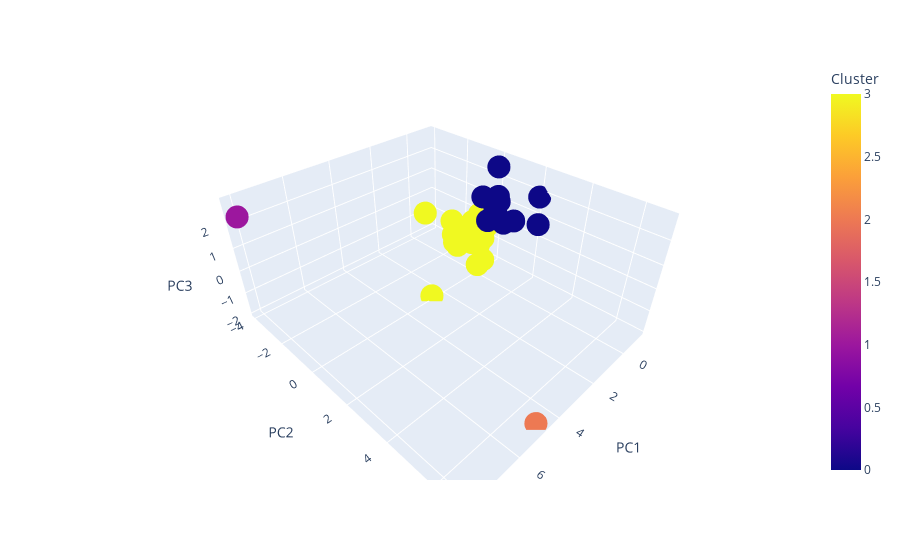

The cell this chart's notebook holds for it:
### Code cell
import plotly.express as px 
df = df_market_data_pca_predictions.reset_index()
fig = px.scatter_3d(df, x = "PC1", y= "PC2", z = "PC3",
                    color= "Cluster", hover_data=["coin_id"])
fig.show()

### Figure 1 — Plotly figure (JSON) as saved in the notebook; plotly's stock layout.template omitted (floating-point values rounded to 4 significant figures)
{"data": [{"customdata": [["bitcoin"], ["ethereum"], ["tether"], ["ripple"], ["bitcoin-cash"], ["binancecoin"], ["chainlink"], ["cardano"], ["litecoin"], ["bitcoin-cash-sv"], ["crypto-com-chain"], ["usd-coin"], ["eos"], ["monero"], ["tron"], ["tezos"], ["okb"], ["stellar"], ["cosmos"], ["cdai"], ["neo"], ["wrapped-bitcoin"], ["leo-token"], ["huobi-token"], ["nem"], ["binance-usd"], ["iota"], ["vechain"], ["zcash"], ["theta-token"], ["dash"], ["ethereum-classic"], ["ethlend"], ["maker"], ["havven"], ["omisego"], ["celsius-degree-token"], ["ontology"], ["ftx-token"], ["true-usd"], ["digibyte"]], "hovertemplate": "PC1=%{x}<br>PC2=%{y}<br>PC3=%{z}<br>coin_id=%{customdata[0]}<br>Cluster=%{marker.color}<extra></extra>", "legendgroup": "", "marker": {"color": [0, 0, 3, 3, 0, 0, 0, 0, 0, 3, 3, 3, 3, 0, 3, 0, 3, 3, 0, 3, 3, 0, 3, 3, 3, 3, 3, 3, 0, 3, 3, 3, 1, 0, 3, 3, 2, 3, 3, 3, 3], "coloraxis": "coloraxis", "symbol": "circle"}, "mode": "markers", "name": "", "scene": "scene", "showlegend": false, "type": "scatter3d", "x": [-0.6007, -0.4583, -0.4331, -0.4718, -1.158, -0.5165, -0.4507, -0.3456, -0.6495, -0.759, -0.2482, -0.4384, -0.6934, 0.0605, -0.3934, -0.7962, 0.06407, -0.489, -0.3063, -0.5135, -0.3621, -0.6043, -0.4133, -0.4075, 0.609, -0.4502, -0.7647, -0.5563, -0.4251, 2.677, -0.6139, -0.5799, 8.089, -0.389, 0.8658, 0.1117, 4.792, -0.6324, -0.5931, -0.4581, -0.2979], "y": [0.8428, 0.4585, -0.1681, -0.2227, 2.041, 1.388, 0.5177, 0.7294, 0.4322, -0.2012, -1.376, -0.1753, -0.4738, 2.909, -0.1082, -0.4944, -1.27, -0.7327, 0.7034, -0.1428, -0.9869, 0.8274, -0.6741, -0.2125, 0.5635, -0.151, -0.5179, -1.938, 0.493, -0.01395, -0.4793, -0.3563, -3.897, 0.165, -2.262, 0.4283, 6.768, -2.108, 0.02148, -0.1357, -0.1911], "z": [0.4616, 0.9529, -0.6418, -0.4791, 1.86, 0.8041, 2.846, 1.478, 0.6003, -0.2177, -1.462, -0.6634, -0.5276, 1.499, -0.01276, 1.083, -1.099, -0.06254, 1.714, -0.6566, -0.7288, 0.4393, -1.077, -0.3514, -1.149, -0.6474, 0.205, -1.262, 1.058, -1.965, 0.3396, -0.1149, 2.301, 0.3794, 0.2756, -1.205, -1.987, -0.6522, 0.2099, -0.6353, -0.9096]}], "layout": {"coloraxis": {"colorbar": {"title": {"text": "Cluster"}}, "colorscale": [[0, "#0d0887"], [0.1111, "#46039f"], [0.2222, "#7201a8"], [0.3333, "#9c179e"], [0.4444, "#bd3786"], [0.5556, "#d8576b"], [0.6667, "#ed7953"], [0.7778, "#fb9f3a"], [0.8889, "#fdca26"], [1, "#f0f921"]]}, "legend": {"tracegroupgap": 0}, "margin": {"t": 60}, "scene": {"domain": {"x": [0, 1], "y": [0, 1]}, "xaxis": {"title": {"text": "PC1"}}, "yaxis": {"title": {"text": "PC2"}}, "zaxis": {"title": {"text": "PC3"}}}}}
